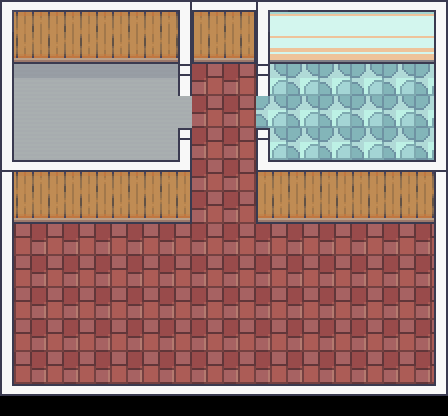

A level layout from a 2D game, rendered from its tile map. Below: a short description, then the map file with tile-grid data replaced by summaries:
An orthogonal 14x13 tile map with 32x32 px tiles, 4 tile layers (Ground, Wall, Wall-Outline-1, Wall-Outline-2), 9 tilesets and 57 objects (door, start).

<map version="1.10" tiledversion="1.11.0" orientation="orthogonal" renderorder="right-down" width="14" height="13" tilewidth="32" tileheight="32" infinite="0" nextlayerid="32" nextobjectid="243">
 <tileset firstgid="1" source="../Tilesets/RoomBuilder-32x.tsx" />
 <tileset firstgid="392" source="../Tilesets/Small-Object-Tiles.tsx" />
 <tileset firstgid="456" source="../Tilesets/32x32/32x32.tsx" />
 <tileset firstgid="476" source="../Tilesets/64x96/64x96.tsx" />
 <tileset firstgid="492" source="../Tilesets/32x64/32x64.tsx" />
 <tileset firstgid="510" source="../Tilesets/64x64/64x64.tsx" />
 <tileset firstgid="518" source="../Tilesets/64x32/64x32.tsx" />
 <tileset firstgid="521" source="../Tilesets/96x64/96x64.tsx" />
 <tileset firstgid="525" source="../Tilesets/96x96/96x96.tsx" />
 <layer id="11" name="Ground" width="14" height="13">
  <data>[182 cells, 140 non-empty, 5 distinct tile ids]</data>
 </layer>
 <objectgroup id="26" name="Objects-3">
  <object id="208" gid="478" x="119.333" y="216.667" width="64" height="96" />
  <object id="209" gid="492" x="84.6667" y="193" width="32" height="64" />
  <object id="210" gid="511" x="14" y="193.333" width="64" height="64" />
  <object id="211" gid="2147484167" x="328.536" y="185.971" width="128" height="64" />
 </objectgroup>
 <layer id="12" name="Wall" width="14" height="13">
  <data>[182 cells, 52 non-empty, 12 distinct tile ids]</data>
 </layer>
 <group id="21" name="Objects">
  <objectgroup id="27" name="Objects-1">
   <object id="212" gid="468" x="12.9091" y="94.1818" width="64" height="64" />
   <object id="213" gid="475" x="70" y="84.1818" width="45.5" height="45.5" />
   <object id="214" gid="471" x="60.7273" y="104.364" width="64" height="64" />
   <object id="215" gid="482" x="107.25" y="104" width="64" height="96" />
   <object id="216" gid="504" x="200.818" y="91.8182" width="42" height="84" />
   <object id="217" gid="523" x="259.667" y="110.667" width="128" height="85.3333" />
   <object id="218" gid="472" x="383.667" y="95.6667" width="64" height="64" />
   <object id="219" gid="2147484171" x="283.182" y="259.394" width="125.545" height="83.697" />
   <object id="220" gid="498" x="396.125" y="260" width="42.5" height="85" />
   <object id="221" gid="493" x="255" y="249.5" width="41.75" height="83.5" />
   <object id="222" gid="494" x="314.75" y="310.5" width="32" height="64" />
   <object id="223" gid="494" x="358.25" y="311" width="32" height="64" />
   <object id="224" gid="497" x="382.25" y="334" width="32" height="64" />
   <object id="225" gid="517" x="192" y="383.5" width="64" height="64" />
   <object id="226" gid="521" x="15" y="245.5" width="96" height="64" />
   <object id="227" gid="2147484124" x="128" y="336" width="64" height="96" />
   <object id="228" gid="484" x="135" y="261" width="64" height="96" />
   <object id="229" gid="526" x="27" y="347.5" width="96" height="96" />
  </objectgroup>
  <objectgroup id="28" name="Objects-2">
   <object id="230" gid="511" x="14" y="129" width="64" height="64" />
   <object id="232" gid="393" x="373.273" y="64" width="32" height="32" />
   <object id="236" gid="520" x="289.614" y="342.455" width="127.045" height="63.5227" />
  </objectgroup>
  <objectgroup id="31" name="Mini-Objects">
   <object id="241" gid="417" x="25.3636" y="156.424" width="32" height="32" />
   <object id="242" gid="402" x="50.6364" y="154.242" width="16" height="16" />
  </objectgroup>
 </group>
 <group id="20" name="Wall-Outlines">
  <layer id="13" name="Wall-Outline-1" width="14" height="13">
   <data>[182 cells, 56 non-empty, 7 distinct tile ids]</data>
  </layer>
  <layer id="14" name="Wall-Outline-2" width="14" height="13">
   <data>[182 cells, 18 non-empty, 7 distinct tile ids]</data>
  </layer>
 </group>
 <objectgroup id="29" name="Doors-2">
  <object id="237" gid="499" x="246.909" y="128" width="32" height="62.0083" />
  <object id="238" gid="499" x="169.091" y="127.974" width="32" height="61.9688" />
 </objectgroup>
 <group id="25" name="Hitbox">
  <objectgroup id="22" name="Wall-Hitbox" visible="0">
   <object id="179" x="1.5" y="-1" width="446" height="65" />
   <object id="180" x="0" y="0" width="13.9688" height="395.75" />
   <object id="181" x="-3.33333" y="383.333" width="452" height="15.3333" />
   <object id="182" x="434" y="-4" width="18" height="398.182" />
   <object id="183" x="0" y="178" width="192" height="43.6667" />
   <object id="184" x="168" y="-1.66667" width="23.6667" height="98.2576" />
   <object id="185" x="178" y="128" width="17.125" height="93.6522" />
   <object id="186" x="256.182" y="-1.09091" width="14" height="97.6477" />
   <object id="187" x="252.5" y="127.818" width="17.5" height="94.1932" />
   <object id="188" x="256" y="177" width="192" height="45" />
  </objectgroup>
  <objectgroup id="23" name="Object-Hitbox" visible="0">
   <object id="189" x="78.5" y="45.75" width="28.5" height="23.75" />
   <object id="190" x="13" y="45.25" width="63.5" height="65.5" />
   <object id="192" x="12.25" y="144.75" width="66" height="32.75" />
   <object id="193" x="123.75" y="145.75" width="55" height="30.4167" />
   <object id="194" x="105.75" y="30.25" width="64.75" height="58.25" />
   <object id="195" x="211.5" y="20.75" width="22.25" height="59.5" />
   <object id="196" x="270.25" y="40.25" width="104.25" height="52.25" />
   <object id="197" x="401.5" y="48.25" width="29.5" height="44.75" />
   <object id="198" x="350.25" y="157.5" width="84" height="27.3333" />
   <object id="199" x="258" y="202.25" width="175.75" height="40.5" />
   <object id="200" x="310.25" y="288.25" width="91" height="41.25" />
   <object id="201" x="146.5" y="267.25" width="35.5" height="62.25" />
   <object id="202" x="14.5" y="215" width="98.1667" height="27.25" />
   <object id="203" x="142.5" y="209" width="49" height="34.4167" />
   <object id="204" x="37.25" y="266.75" width="75.5" height="61.25" />
   <object id="205" x="43" y="372.5" width="60.5" height="11.25" />
  </objectgroup>
  <objectgroup id="24" name="Outdoor-Hitbox" visible="0">
   <object id="206" name="door" x="198.667" y="348.167" width="50.25" height="35.3333" />
  </objectgroup>
 </group>
 <objectgroup id="30" name="Marker" visible="0">
  <object id="240" name="start" x="222.75" y="314.25">
   <point />
  </object>
 </objectgroup>
</map>
